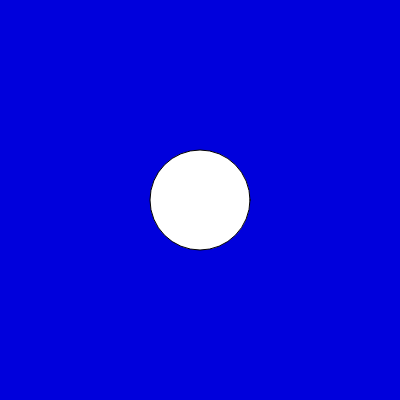
Frame 1 (no input)
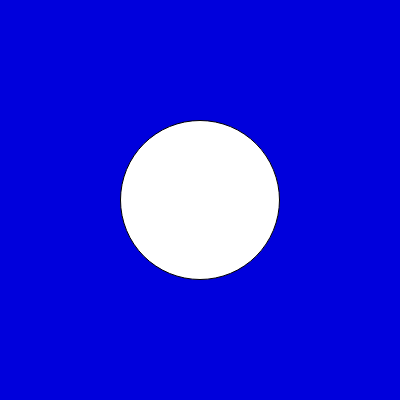
Frame 60 (no input)
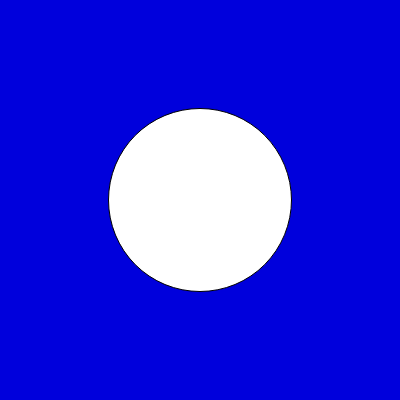
Frame 120 (the mouse pressed at the canvas centre since frame 60)

The p5.js sketch that drew these frames (run headless with seeded random() and noise() and a simulated clock; from frame 60 on, the mouse is pressed at the canvas centre):

// p5.js sketch
// ── sketch.js
var diam = 100;
var inOut = true;

function setup() {
  createCanvas(400, 400);
}

function draw() {
  background(0,0,220);
	ellipse(200,200,diam)
	
	if(diam > 200){
	inOut = false;
	}
	
	if(diam < 10){
	inOut = true;
	}
	
	if(inOut){
	diam++
	}
	
	if(!inOut){
	diam--
	}
}
